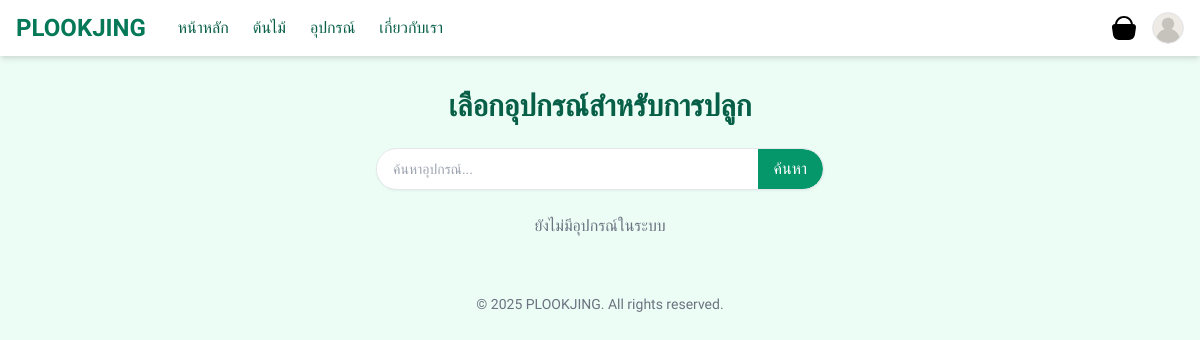
The app's page /equipment-list/, older data.
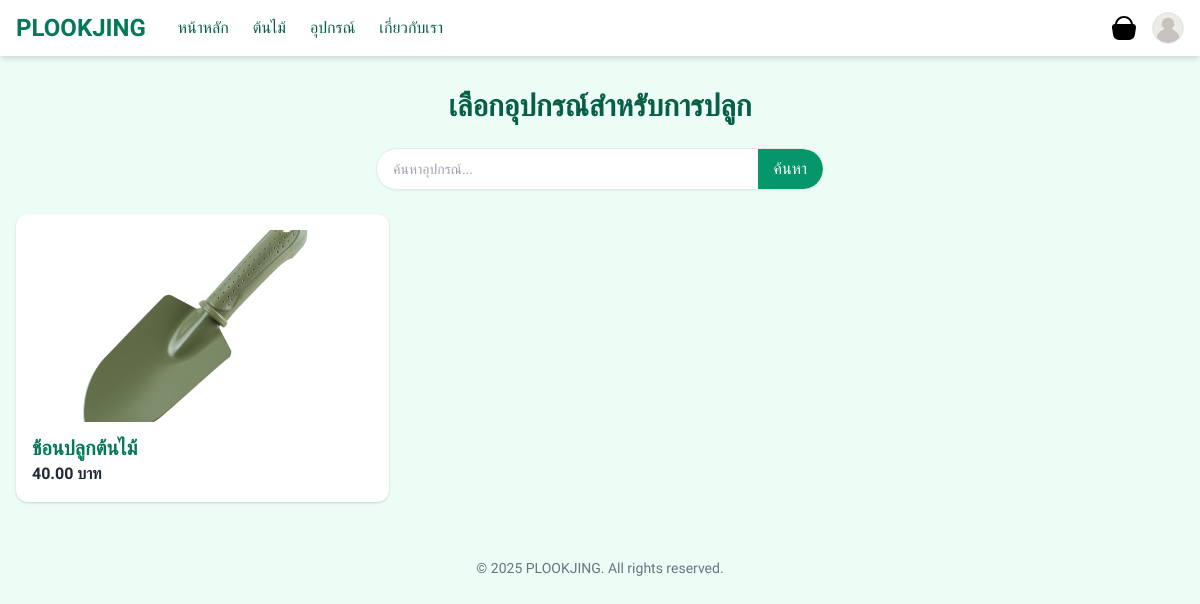
The same page, newer data.
### myapp/models.py (models this page shows, shortened)
class Equipment(models.Model):
    name = models.CharField(max_length=100)
    description = models.TextField(blank=True)
    price = models.DecimalField(max_digits=10, decimal_places=2)
    image = models.ImageField(upload_to='equipment/', blank=True, null=True)

### myapp/views.py (the view)
# urls.py: path('equipment-list/', views.equipment_list, name='equipment_list'),
def equipment_list(request):
    query = request.GET.get('q')
    if query:
        equipment_list = Equipment.objects.filter(name__icontains=query)
    else:
        equipment_list = Equipment.objects.all()
    return render(request, 'myapp/equipment_list.html', {'equipment_list': equipment_list})

### myapp/templates/myapp/equipment_list.html
{% extends 'base.html' %}
{% block content %}
  <h1 class="text-3xl font-bold text-green-800 mb-6 text-center">เลือกอุปกรณ์สำหรับการปลูก</h1>
  <div class="flex justify-center mb-6">
    <form method="GET" action="" class="w-full max-w-md">
      <div class="flex items-center border rounded-full bg-white shadow-sm overflow-hidden">
        <input type="text" name="q" placeholder="ค้นหาอุปกรณ์..." value="{{ request.GET.q }}"
               class="flex-1 px-4 py-2 focus:outline-none text-sm" />
        <button type="submit" class="bg-green-600 hover:bg-green-700 text-white px-4 py-2 rounded-r-full">
          ค้นหา
        </button>
      </div>
    </form>
  </div>
  <div class="grid grid-cols-1 sm:grid-cols-2 md:grid-cols-3 gap-6">
    {% for equipment in equipment_list %}
      <a href="{% url 'myapp:equipment_detail' equipment.id %}" class="block bg-white rounded-xl shadow p-4 hover:shadow-lg transition hover:ring-2 hover:ring-green-500">
        {% if equipment.image %}
          <img src="{{ equipment.image.url }}" alt="{{ equipment.name }}" class="w-full h-48 object-cover rounded mb-3">
        {% endif %}
        <h2 class="text-xl font-semibold text-green-700">{{ equipment.name }}</h2>
        <p class="text-orange-600 font-bold">{{ equipment.price|floatformat:2 }} บาท</p>
      </a>
    {% empty %}
      <p class="col-span-full text-center text-gray-500">ยังไม่มีอุปกรณ์ในระบบ</p>
    {% endfor %}
  </div>
{% endblock %}

### myapp/templates/base.html (shortened to what this page needs)
{% load static %}
<!DOCTYPE html>
<html lang="th">
<head>
  <link href="https://cdn.jsdelivr.net/npm/tailwindcss@2.2.19/dist/tailwind.min.css" rel="stylesheet">
</head>
<body class="bg-green-50 text-gray-800">
  <nav class="bg-white shadow-md sticky top-0 z-50">
    <div class="max-w-7xl mx-auto px-4 py-3 flex justify-between items-center">
      <div class="flex items-center space-x-8">
        <a href="{% url 'myapp:home' %}" class="text-2xl font-bold text-green-700">PLOOKJING</a>
        <ul class="flex space-x-6 text-green-800 font-normal">
          <li><a href="{% url 'myapp:home' %}" class="hover:text-orange-500">หน้าหลัก</a></li>
          <li><a href="{% url 'myapp:select_tree' %}" class="hover:text-orange-500">ต้นไม้</a></li>
          <li><a href="{% url 'myapp:equipment_list' %}" class="hover:text-orange-500">อุปกรณ์</a></li>
          <li><a href="{% url 'myapp:about' %}" class="hover:text-orange-500">เกี่ยวกับเรา</a></li>
        </ul>
      </div>
<div class="flex items-center space-x-4">
  <a href="{% url 'myapp:cart' %}">
    <img src="{% static 'images/basket.svg' %}" alt="Cart Icon" class="w-6 h-6 hover:opacity-80">
  </a>
  <a href="{% url 'myapp:user_profile' %}">
    <img src="{% static 'images/user.svg' %}" alt="Profile" class="w-8 h-8 rounded-full border hover:ring-2">
  </a>
</div>
    </div>
  </nav>
  <main class="max-w-7xl mx-auto px-4 py-8">
    {% block content %}{% endblock %}
  </main>
  <footer class="text-center py-6 text-gray-500 text-sm">
    © 2025 PLOOKJING. All rights reserved.
  </footer>
</body>
</html>

### myapp/templates/base.html (style rules this page uses)
body { font-family: 'Prompt', sans-serif; }

Row changes from the older to the newer data that the page shows:
added Equipment: image (picture), name "ช้อนปลูกต้นไม้", price "40.00"
Text that changed along with them:
text no longer shown: "ยังไม่มีอุปกรณ์ในระบบ"
